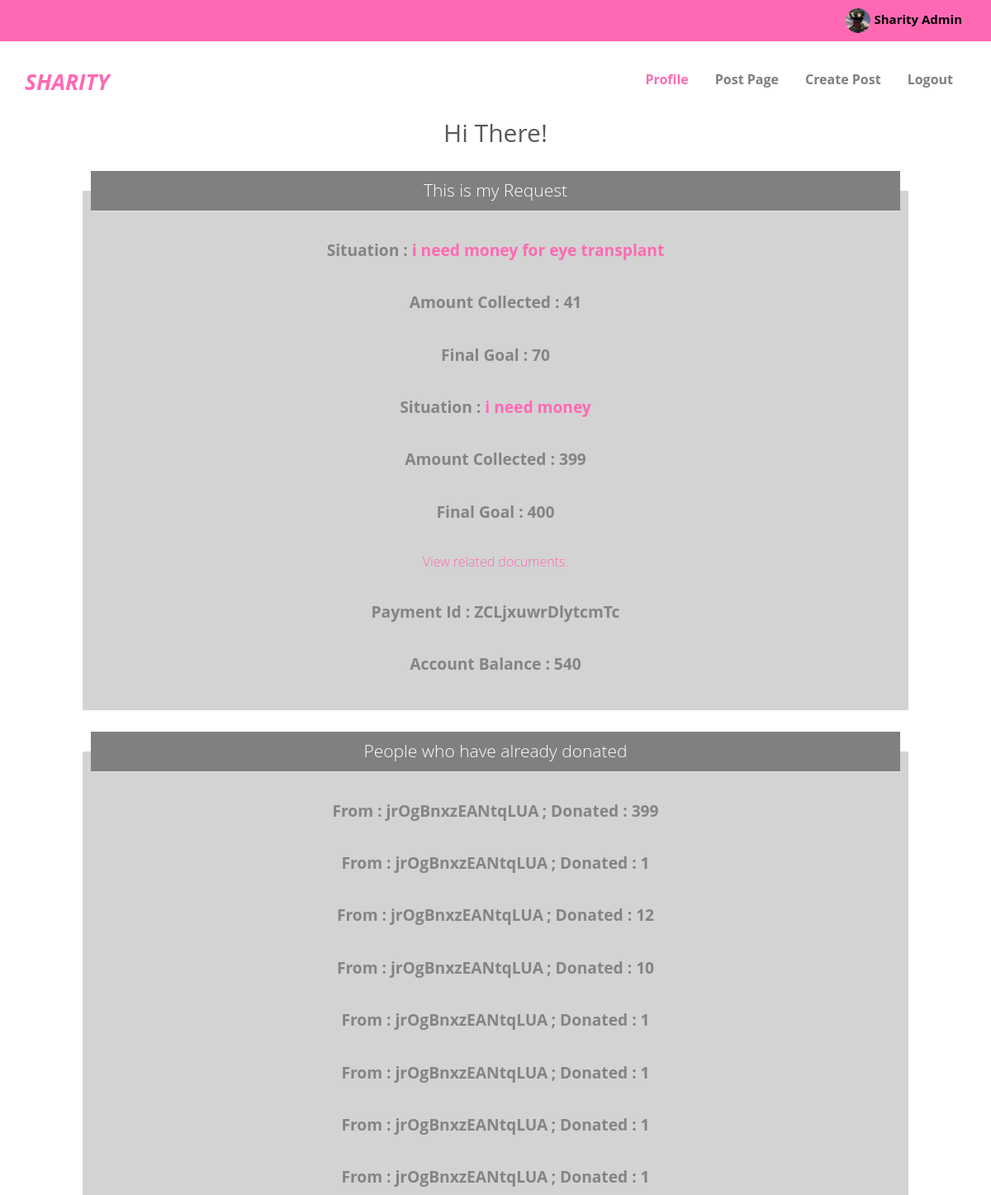
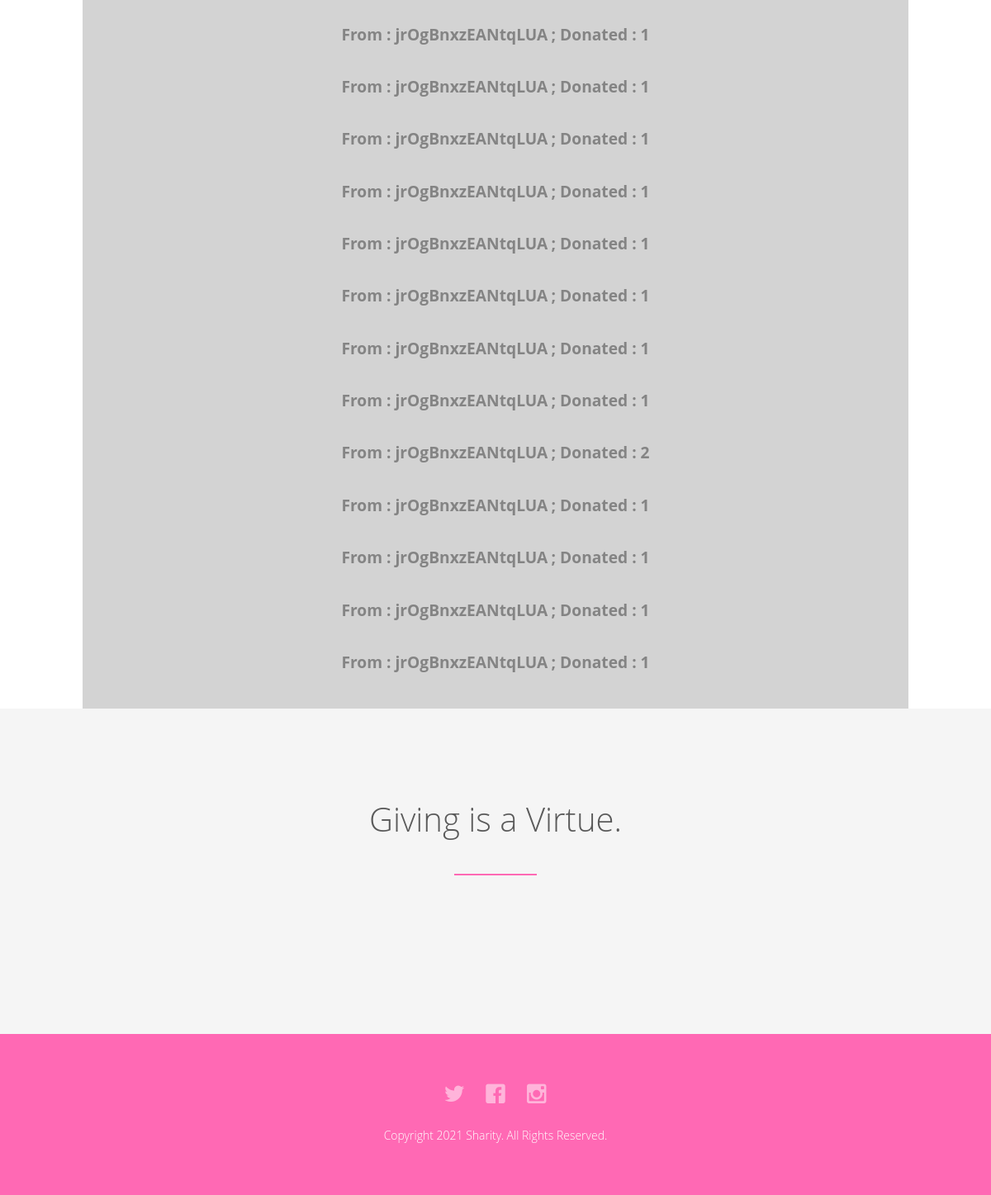
Page /viewprofile/test6/ (signed in) on the committed database (2 pictures, top to bottom).
### base/models.py (models this page shows, shortened)
class Profile(models.Model):
    user = models.OneToOneField(User, on_delete=CASCADE)
    first_name = models.CharField(max_length=25, blank=True, null=True)
    last_name = models.CharField(max_length=25, blank=True, null=True)
    mobile_number = models.CharField(max_length=25, blank=True, null=True)
    date_created = models.DateField(auto_now_add=True)
    dp = models.ImageField(default='Mikasa.jpg',
                           upload_to='dp', blank=True, null=True)
    public_id = models.CharField(
        max_length=25, default=public_id_fun, unique=True)
    wallet = models.IntegerField(blank=True, null=True, default=100)
    payment_password = models.CharField(
        max_length=255, default='hello', blank=True, null=True)
    dob = models.DateField(null=True, blank=True)

class Post(models.Model):
    profile = models.ForeignKey(
        Profile, on_delete=CASCADE)
    text_area = models.TextField(blank=True, null=True)
    date_created = models.DateField(auto_now_add=True)
    cash_required = models.CharField(max_length=255, blank=True, null=True)
    cash_received = models.IntegerField(default=0, blank=True, null=True)
    age = models.IntegerField(blank=True, null=True)
    documents = models.FileField(upload_to='doc', blank=True, null=True)
    category = models.IntegerField(default=0, blank=True, null=True)
    completed = models.BooleanField(default=False)
    sort_factor = models.FloatField(blank=True,null=True)

class Payment(models.Model):
    sender_profile = models.ForeignKey(
        Profile, related_name='sender_profile', on_delete=CASCADE)
    receiver_profile = models.ForeignKey(
        Profile, related_name='receiver_profile', on_delete=CASCADE)
    post = models.ForeignKey(Post, related_name='post_map', on_delete=CASCADE)
    cash = models.CharField(max_length=25, blank=True, null=True)
    date_created = models.CharField(max_length=255, blank=True, null=True)

### base/views.py (the view)
# urls.py: path('viewprofile/<str:user_name>/', Viewprofile, name='viewprofile'),
@login_required(login_url='login')
def Viewprofile(request, user_name):
    user = User.objects.get(username=user_name)
    profile = Profile.objects.get(user=user)
    posted = profile.post_set.filter(completed=False)
    transactions = profile.receiver_profile.all()
    context = {'profile': profile, 'posted': posted,
               'transactions': transactions}
    return render(request, 'Viewprofile.html', context)

### base/templates/Viewprofile.html (shortened to what this page needs)
{%load static%}
<!DOCTYPE html>
<html class="no-js">
    <head>
    <link rel="stylesheet" href="{% static '/css/animate.css'  %}">
    <link rel="stylesheet" href="{% static '/css/icomoon.css'  %}">
    <link rel="stylesheet" href="{% static '/css/bootstrap.css'  %}">
    <link rel="stylesheet" href="{% static '/css/superfish.css'  %}">
    <link rel="stylesheet" href="{% static '/css/style.css'  %}">
</head>
<body>
     <div id="fh5co-wrapper">
        <div id="fh5co-page">
        <div class="header-top">
            <div class="container">
                <div class="row">
                    <div class="col-md-6 col-sm-6 text-left fh5co-link">
                    </div>
                    <div class="col-md-6 col-sm-6 text-right fh5co-social">
                    {% if user.is_authenticated %}
        <img style="
    vertical-align: middle;
    width: 30px;
    height: 30px;
    border-radius: 50%;" src="{{user.profile.dp.url}}" />
       <span class="user-logout">{{request.user.profile.first_name}} {{request.user.profile.last_name}}</span>
        {% endif %}
                </div>
            </div>
            </div>
        </div>
        <header id="fh5co-header-section" class="sticky-banner" >
            <div class="container">
                <div class="nav-header">
                    <h1 id="fh5co-logo"><a href="{% url 'home'%}"><big><i>Sharity</i></big></a></h1>
                    <nav id="fh5co-menu-wrap" role="navigation">
                        <ul class="sf-menu" id="fh5co-primary-menu">
                             <li class="active"><a href="{% url 'profile'%}"><strong>Profile</strong></a></li>
                            <li><a href="{% url 'post'%}"><strong>Post Page</strong></a></li>
                            <li><a href="{% url 'createpost'%}"><strong>Create Post</strong></a></li>
                            {% if user.is_authenticated %}
                            <li><a href="{% url 'logout'%}"><strong>Logout</strong></a></li>
                            {% endif %}
                        </ul>
                    </nav>
                </div>
            </div>
        </header>
<center><h2>Hi There!</h2></center>
<center>
	<fieldset>
		<legend>This is my Request</legend>
        {% for data in posted %}
<strong><big> Situation : </big></strong><a style="text-decoration: none;"
    href="{% url 'makepayments' user_name=data.profile.user post_id=data.id %}"><strong><big>{{data.text_area}}</big></strong></a><br><br>
<strong><big>Amount Collected : {{data.cash_received}}</big></strong><br><br>
<strong><big>Final Goal : {{data.cash_required}} <br></big></strong><br>
{% if data.documents %}
<a style="text-decoration: none;" href="{{ data.documents.url }}">View related documents.<br></a>
{% endif %}
{% endfor%}
<br>
<strong><big> Payment Id : {{profile.public_id}}</big></strong><br><br>
<strong><big>Account Balance : {{profile.wallet}}</big></strong><br><br>
</fieldset><br>
<fieldset>
<legend>People who have already donated</legend>
{% for data in transactions%}
<strong><big>From :
{{data.sender_profile.public_id}}</big></strong>
<strong><big> ; Donated : {{data.cash}}</big></strong><br><br>
{% endfor %}
</fieldset>
</center>
</body>
<div id="fh5co-feature-product" class="fh5co-section-gray">
            <div class="container">
                <div class="row">
                    <div class="col-md-12 text-center heading-section">
                        <h3>Giving is a Virtue.</h3>
                    </div>
                </div>
                </div>
            </div>
<footer>
            <div id="footer">
                <div class="container">
                    <div class="row">
                        <div class="col-md-6 col-md-offset-3 text-center">
                            <p class="fh5co-social-icons">
                                <a href="https://twitter.com/?lang=en"><i class="icon-twitter2"></i></a>
                                <a href="https://www.facebook.com/"><i class="icon-facebook2"></i></a>
                                <a href="https://www.instagram.com/"><i class="icon-instagram"></i></a>
                            </p>
                            <p>Copyright 2021 Sharity. All Rights Reserved. <br></i>
                        </div>
                    </div>
                </div>
            </div>
        </footer>
    </body>
</html>

### static/css/icomoon.css (style rules this page uses)
[class^="icon-"], [class*=" icon-"] { font-family: 'icomoon' !important; speak: none; font-style: normal; font-weight: normal; font-variant: normal; text-transform: none; line-height: 1; -webkit-font-smoothing: antialiased; -moz-osx-font-smoothing: grayscale; }
.icon-facebook2:before { content: "\ea68"; }
.icon-instagram:before { content: "\ea70"; }
.icon-twitter2:before { content: "\ea7d"; }

### static/css/superfish.css (style rules this page uses)
.sf-menu, .sf-menu * { margin: 0; padding: 0; list-style: none; }
.sf-menu li { position: relative; }
.sf-menu > li { float: left; }
.sf-menu a { display: block; position: relative; }
.sf-menu { float: left; margin-bottom: 1em; }
.sf-menu a { border-left: 1px solid #fff; border-top: 1px solid #dFeEFF; border-top: 1px solid rgba(255,255,255,.5); padding: .75em 1em; text-decoration: none; zoom: 1; }
.sf-menu a { color: #13a; }
.sf-menu li { background: #BDD2FF; white-space: nowrap; *white-space: normal; -webkit-transition: background .2s; transition: background .2s; }

### static/css/style.css (style rules this page uses)
body { font-family: "Open Sans", Arial, sans-serif; line-height: 1.6; font-size: 16px; background: #fff; color: #848484; font-weight: 300; overflow-x: hidden; }
a { color: #FF69B4; -webkit-transition: 0.5s, ease; -o-transition: 0.5s, ease; transition: 0.5s, ease; }
p, ul, ol { margin-bottom: 1.5em; font-size: 16px; color: #848484; font-family: "Open Sans", Arial, sans-serif; }
h1, h2, h3, h4, h5, h6 { color: #5a5a5a; font-family: "Open Sans", Arial, sans-serif; font-weight: 400; margin: 0 0 30px 0; }
.header-top { padding: 10px 0; background: #FF69B4; }
.sf-menu { margin: 7px 0 0 0 !important; }
.sf-menu { float: right; }
.sf-menu a { color: rgba(0, 0, 0, 0.5); padding: 0.75em 1em !important; font-weight: normal; border-left: none; border-top: none; border-top: none; text-decoration: none; zoom: 1; font-size: 16px; border-bottom: none !important; }
.sf-menu li, .sf-menu ul li, .sf-menu ul ul li, .sf-menu li:hover, .sf-menu li.sfHover { background: transparent; }
.sf-menu li:hover a, .sf-menu li.sfHover a, .sf-menu ul li:hover a, .sf-menu ul li.sfHover a, .sf-menu li.active a { color: #FF69B4; }
#fh5co-header-section { padding: 0; position: relative; left: 0; width: 100%; z-index: 1022; background: #fff; }
.nav-header { position: relative; float: left; width: 100%; }
#fh5co-logo { position: relative; z-index: 2; font-size: 22px; text-transform: uppercase; margin-top: 35px; font-weight: 700; float: left; }
#fh5co-logo a { color: #FF69B4; }
#fh5co-menu-wrap { position: relative; z-index: 2; display: block; float: right; margin-top: 15px; }
#fh5co-menu-wrap .sf-menu a { padding: 1em .75em; }
.fh5co-section-gray { background: rgba(0, 0, 0, 0.04); }
.heading-section { padding-bottom: 1em; margin-bottom: 5em; }
.heading-section:after { position: absolute; content: ''; bottom: 0; left: 50%; width: 100px; margin-left: -50px; height: 2px; background: #FF69B4; }
.heading-section h3 { font-size: 40px; font-weight: 300; position: relative; }
#fh5co-feature-product { padding: 7em 0; }
.fh5co-social-icons > a { padding: 4px 10px; color: #FF69B4; }
.fh5co-social-icons > a i { font-size: 26px; }
#footer { background: #FF69B4; padding: 60px 0 40px; }
#footer p { color: white; font-size: 14px; }
#footer p a { color: rgba(255, 255, 255, 0.5); }
#fh5co-wrapper { overflow-x: hidden; position: relative; }
#fh5co-page { position: relative; -webkit-transition: 0.5s; -o-transition: 0.5s; transition: 0.5s; }
#offcanvas-menu { position: absolute; top: 0; bottom: 0; z-index: 99; background: #222; right: -240px; width: 240px; padding: 20px; overflow-y: scroll !important; display: none; }
#offcanvas-menu ul { padding: 0; margin: 0; }
#offcanvas-menu ul li { padding: 0; margin: 0 0 10px 0; list-style: none; }
#offcanvas-menu ul li a { font-size: 18px; color: rgba(255, 255, 255, 0.4); }
#offcanvas-menu ul li.active > a { color: #FF69B4; }

### base/templates/Viewprofile.html (style rules this page uses)
.user-logout { font-size: 15px; font-weight: bold; color: black; margin-right: 5px; }
fieldset { background-color: #D3D3D3; padding:10px; width:1000px; line-height:1.8; }
legend { background-color: gray; color: white; padding: 5px 10px; }

### rows in the picture
Post: text_area "i need money for eye transplant", cash_received "41", cash_required "70"
Post: text_area "i need money", cash_received "399", cash_required "400"
Profile: public_id "ZCLjxuwrDlytcmTc", wallet "540"
Payment: sender_profile.public_id "jrOgBnxzEANtqLUA", cash "399"
Payment: sender_profile.public_id "jrOgBnxzEANtqLUA", cash "1"
Payment: sender_profile.public_id "jrOgBnxzEANtqLUA", cash "12"
Payment: sender_profile.public_id "jrOgBnxzEANtqLUA", cash "10"
Payment: sender_profile.public_id "jrOgBnxzEANtqLUA", cash "1"
Payment: sender_profile.public_id "jrOgBnxzEANtqLUA", cash "1"
Payment: sender_profile.public_id "jrOgBnxzEANtqLUA", cash "1"
Payment: sender_profile.public_id "jrOgBnxzEANtqLUA", cash "1"
Payment: sender_profile.public_id "jrOgBnxzEANtqLUA", cash "1"
Payment: sender_profile.public_id "jrOgBnxzEANtqLUA", cash "1"
Payment: sender_profile.public_id "jrOgBnxzEANtqLUA", cash "1"
Payment: sender_profile.public_id "jrOgBnxzEANtqLUA", cash "1"
Payment: sender_profile.public_id "jrOgBnxzEANtqLUA", cash "1"
Payment: sender_profile.public_id "jrOgBnxzEANtqLUA", cash "1"
Payment: sender_profile.public_id "jrOgBnxzEANtqLUA", cash "1"
Payment: sender_profile.public_id "jrOgBnxzEANtqLUA", cash "1"
Payment: sender_profile.public_id "jrOgBnxzEANtqLUA", cash "2"
Payment: sender_profile.public_id "jrOgBnxzEANtqLUA", cash "1"
Payment: sender_profile.public_id "jrOgBnxzEANtqLUA", cash "1"
Payment: sender_profile.public_id "jrOgBnxzEANtqLUA", cash "1"
Payment: sender_profile.public_id "jrOgBnxzEANtqLUA", cash "1"

### other values in the picture
{{ request.user.profile.first_name }} "Sharity"
{{ request.user.profile.last_name }} "Admin"
